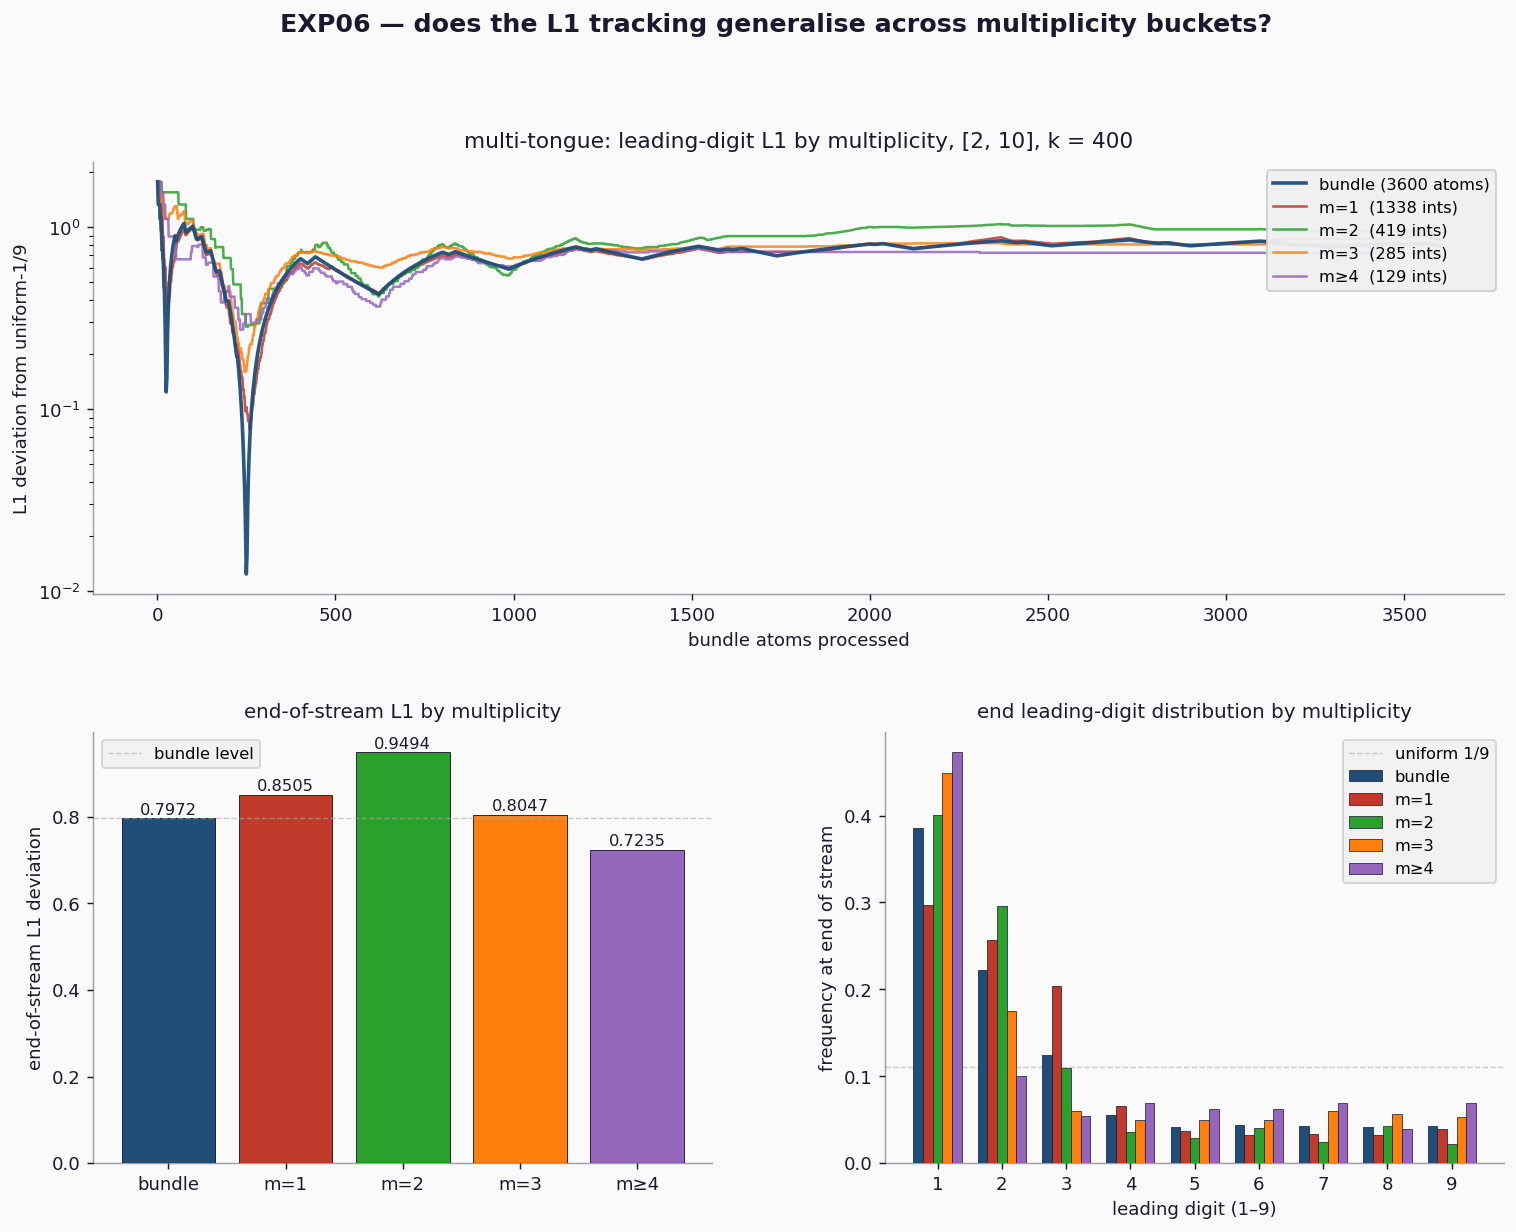

This figure's Python source:
"""
exp06_multitongues.py — multiplicity-bucketed Two Tongues.

Tests the optimizer reading (DIFFERENCING-AS-TRANSDUCER.md, follow-up
discussion): survivors are atoms with H(stream | integer) = 0 — the
output of an information-theoretic optimizer. Doubletons (m=2),
triples (m=3), and higher multiplicities have H > 0; their leading-
digit content might be biased, breaking the L1 tracking.

Extends Two Tongues from {bundle, survivors} to {bundle, m=1, m=2,
m=3, m≥4}. Computes running leading-digit L1 deviation for each
along bundle's atom-axis.

Prediction (optimizer reading):
  - m=1 (survivors) tracks bundle (existing finding).
  - m=2, 3, ≥4 diverge from bundle — their leading-digit content
    has source-bias.

Falsifier (Benford-robustness reading):
  - All multiplicities track bundle. The L1 tracking is just a
    feature of how integers in this number range distribute their
    leading digits, regardless of selection rule.

Run: sage -python experiments/acm-champernowne/base10/differences/exp06_multitongues.py
"""

from __future__ import annotations

import os
import sys
from collections import Counter

import matplotlib.pyplot as plt
import numpy as np

HERE = os.path.dirname(os.path.abspath(__file__))
REPO = HERE
for _ in range(4):
    REPO = os.path.dirname(REPO)
sys.path.insert(0, os.path.join(REPO, 'core'))
sys.path.insert(0, os.path.join(REPO, 'experiments', 'acm-champernowne',
                                'base10', 'survivors'))

from survivors_core import bundle_atoms  # noqa: E402

N0, N1, K = 2, 10, 400

# Visual palette
BG = '#fafafa'
FG = '#1a1a2e'
GUIDE = '#aaaaaa'

PALETTE = {
    'bundle': '#1f4e79',  # navy
    'm=1':    '#c0392b',  # crimson — survivors (the optimizer's output)
    'm=2':    '#2ca02c',  # green — doubletons
    'm=3':    '#ff7f0e',  # orange — triples
    'm≥4':    '#9467bd',  # purple — quads+
}


def main():
    print(f'building bundle for [{N0}, {N1}], k = {K} ...')
    atoms = bundle_atoms(N0, N1, K)
    n_atoms = len(atoms)
    print(f'  {n_atoms} atoms')

    integer_counts = Counter(m for _, m in atoms)

    # Bundle per-atom leading digits
    leading_digits = np.array([int(str(m)[0]) for _, m in atoms])
    ld_per_atom = np.zeros((n_atoms, 9), dtype=np.int64)
    ld_per_atom[np.arange(n_atoms), leading_digits - 1] = 1

    # Per-bucket: count each unique integer once, at its first appearance
    buckets = ['m=1', 'm=2', 'm=3', 'm≥4']
    ld_buckets = {b: np.zeros((n_atoms, 9), dtype=np.int64) for b in buckets}
    counts_per_bucket = {b: 0 for b in buckets}
    seen = set()

    for i, (n, m) in enumerate(atoms):
        if m in seen:
            continue
        seen.add(m)
        mult = integer_counts[m]
        if mult == 1:
            key = 'm=1'
        elif mult == 2:
            key = 'm=2'
        elif mult == 3:
            key = 'm=3'
        else:
            key = 'm≥4'
        leading = leading_digits[i]
        ld_buckets[key][i, leading - 1] = 1
        counts_per_bucket[key] += 1

    print(f'\n  multiplicity decomposition:')
    print(f'    bundle (every atom):        {n_atoms} atoms')
    for b in buckets:
        print(f'    {b}: {counts_per_bucket[b]:>5} unique integers')
    print(f'    total unique integers:      {sum(counts_per_bucket.values())}')

    # Cumulative counts
    cum_bundle = np.cumsum(ld_per_atom, axis=0)
    cum_buckets = {b: np.cumsum(ld_buckets[b], axis=0) for b in buckets}

    total_bundle = cum_bundle.sum(axis=1)
    total_buckets = {b: cum_buckets[b].sum(axis=1) for b in buckets}

    uniform = np.full(9, 1.0 / 9)

    def l1_dev(cum, total):
        out = np.full(len(total), np.nan)
        valid = total > 0
        p = cum[valid] / total[valid, None]
        out[valid] = np.abs(p - uniform).sum(axis=1)
        return out

    l1_bundle = l1_dev(cum_bundle, total_bundle)
    l1_buckets_curves = {b: l1_dev(cum_buckets[b], total_buckets[b]) for b in buckets}

    end_l1 = {'bundle': float(l1_bundle[-1])}
    end_count = {'bundle': n_atoms}
    for b in buckets:
        end_l1[b] = float(l1_buckets_curves[b][-1])
        end_count[b] = counts_per_bucket[b]

    print(f'\n  end-of-stream leading-digit L1 (vs uniform-1/9):')
    print(f'    bundle: {end_l1["bundle"]:.4f}  ({end_count["bundle"]:,} atoms)')
    for b in buckets:
        delta = end_l1[b] - end_l1['bundle']
        print(f'    {b}:    {end_l1[b]:.4f}  ({end_count[b]:>5} integers)   '
              f'Δ from bundle: {delta:+.4f}')

    # Per-bucket leading-digit distribution at end of stream
    print(f'\n  end-of-stream leading-digit distributions:')
    print(f'    digit | bundle  |   m=1   |   m=2   |   m=3   |  m≥4')
    print(f'    ------+---------+---------+---------+---------+--------')
    for d in range(9):
        bundle_p = cum_bundle[-1, d] / total_bundle[-1]
        bucket_ps = {}
        for b in buckets:
            t = total_buckets[b][-1]
            bucket_ps[b] = cum_buckets[b][-1, d] / t if t > 0 else float('nan')
        row = f'      {d+1}   | {bundle_p:.4f}'
        for b in buckets:
            row += f'  | {bucket_ps[b]:.4f}'
        print(row)

    # Plot — 2x2: tongues curves, end-L1 bars, end leading-digit histogram, stats
    fig = plt.figure(figsize=(14, 10), facecolor=BG)
    gs = fig.add_gridspec(2, 2, hspace=0.32, wspace=0.28)

    # TL: tongues (running L1 over bundle position)
    ax = fig.add_subplot(gs[0, :])
    ax.set_facecolor(BG)
    x = np.arange(1, n_atoms + 1)
    ax.semilogy(x, l1_bundle, color=PALETTE['bundle'], linewidth=2.0,
                label=f'bundle ({n_atoms} atoms)', alpha=0.95, zorder=5)
    for b in buckets:
        if counts_per_bucket[b] >= 2:  # skip empty/near-empty buckets
            ax.semilogy(x, l1_buckets_curves[b], color=PALETTE[b],
                        linewidth=1.4, alpha=0.85,
                        label=f'{b}  ({counts_per_bucket[b]} ints)',
                        zorder=4)
    for side in ('top', 'right'):
        ax.spines[side].set_visible(False)
    for side in ('bottom', 'left'):
        ax.spines[side].set_color(FG)
        ax.spines[side].set_alpha(0.4)
    ax.tick_params(colors=FG)
    ax.set_xlabel('bundle atoms processed', color=FG, fontsize=10)
    ax.set_ylabel('L1 deviation from uniform-1/9', color=FG, fontsize=10)
    ax.set_title(
        f'multi-tongue: leading-digit L1 by multiplicity, [{N0}, {N1}], k = {K}',
        color=FG, fontsize=12, pad=8,
    )
    ax.legend(loc='upper right', facecolor='#f0f0f0', fontsize=9, framealpha=0.95)

    # BL: end-of-stream L1 bars
    ax = fig.add_subplot(gs[1, 0])
    ax.set_facecolor(BG)
    labels = ['bundle'] + buckets
    values = [end_l1[k] for k in labels]
    colors = [PALETTE[k] for k in labels]
    ax.bar(labels, values, color=colors, edgecolor=FG, linewidth=0.5)
    for x_pos, (lbl, v) in enumerate(zip(labels, values)):
        ax.text(x_pos, v + 0.002, f'{v:.4f}', ha='center', va='bottom',
                color=FG, fontsize=9)
    ax.axhline(end_l1['bundle'], color=GUIDE, linewidth=0.8, linestyle='--',
               alpha=0.6, label='bundle level')
    for side in ('top', 'right'):
        ax.spines[side].set_visible(False)
    for side in ('bottom', 'left'):
        ax.spines[side].set_color(FG)
        ax.spines[side].set_alpha(0.4)
    ax.tick_params(colors=FG)
    ax.set_ylabel('end-of-stream L1 deviation', color=FG, fontsize=10)
    ax.set_title('end-of-stream L1 by multiplicity', color=FG, fontsize=11, pad=8)
    ax.legend(loc='upper left', facecolor='#f0f0f0', fontsize=9)

    # BR: per-digit leading-digit distribution at end of stream
    ax = fig.add_subplot(gs[1, 1])
    ax.set_facecolor(BG)
    digits = np.arange(1, 10)
    width = 0.15
    bundle_dist = (cum_bundle[-1] / total_bundle[-1]).flatten()
    ax.bar(digits - 2 * width, bundle_dist, width=width, color=PALETTE['bundle'],
           edgecolor=FG, linewidth=0.4, label='bundle', zorder=3)
    for j, b in enumerate(buckets):
        if counts_per_bucket[b] < 2:
            continue
        bdist = cum_buckets[b][-1] / total_buckets[b][-1]
        ax.bar(digits + (j - 1) * width, bdist, width=width, color=PALETTE[b],
               edgecolor=FG, linewidth=0.4, label=b, zorder=3)
    ax.axhline(1.0/9, color=GUIDE, linewidth=0.8, linestyle='--',
               alpha=0.6, label='uniform 1/9')
    for side in ('top', 'right'):
        ax.spines[side].set_visible(False)
    for side in ('bottom', 'left'):
        ax.spines[side].set_color(FG)
        ax.spines[side].set_alpha(0.4)
    ax.tick_params(colors=FG)
    ax.set_xticks(digits)
    ax.set_xlabel('leading digit (1–9)', color=FG, fontsize=10)
    ax.set_ylabel('frequency at end of stream', color=FG, fontsize=10)
    ax.set_title('end leading-digit distribution by multiplicity',
                 color=FG, fontsize=11, pad=8)
    ax.legend(loc='upper right', facecolor='#f0f0f0', fontsize=9)

    fig.suptitle(
        'EXP06 — does the L1 tracking generalise across multiplicity buckets?',
        color=FG, fontsize=14, fontweight='semibold', y=0.995,
    )

    out = os.path.join(HERE, 'exp06_multitongues.png')
    fig.savefig(out, dpi=130, facecolor=BG, bbox_inches='tight')
    print(f'\n-> {out}')


if __name__ == '__main__':
    main()
